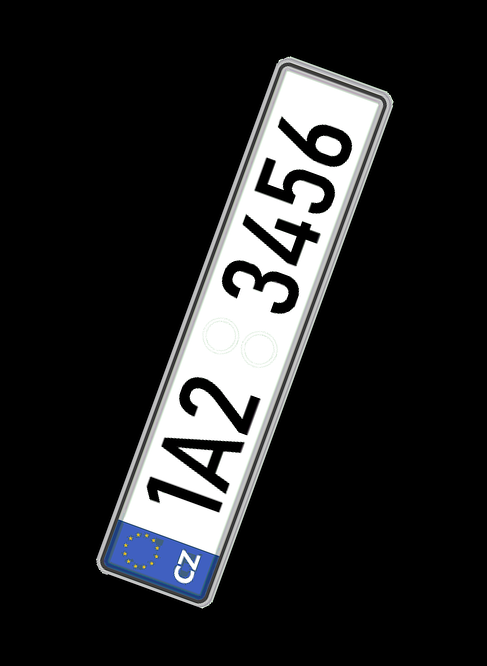
#> input picture Image Processing 2/cv8/data/pvi_cv08_spz.png, 487 x 666 px
$ python spz.py
#> lines starting #> are read from the running program, lines starting #| are printed output that depends on the picture; after the words box and inside, x2 and y2 are one past the last pixel; in counts of white or black regions, pixels touching at a corner belong together; long printed decimals are rounded
import os
import cv2 as cv
import matplotlib.pyplot as plt
import numpy as np
import easyocr

def process_spz(path):
    # Load image
#> called with path = 'data'
    im_bgr = cv.imread(os.path.join(path, "pvi_cv08_spz.png"))
#> im_bgr is the input picture: shape (666, 487, 3); mean B, G, R 39, 38, 37.4
    im_gr = cv.cvtColor(im_bgr, cv.COLOR_BGR2GRAY)
    im_rgb = cv.cvtColor(im_bgr, cv.COLOR_BGR2RGB)

    # Segmentation
    _, bw = cv.threshold(im_gr, 180, 255, cv.THRESH_BINARY_INV)
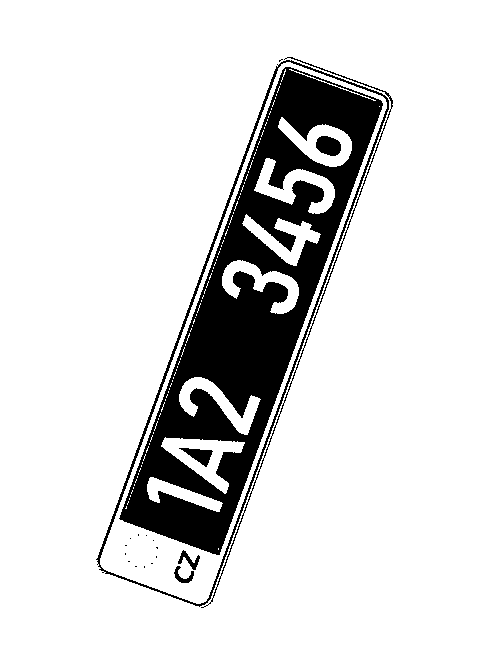
#> bw: shape (666, 487); 86.2% white; 20 black regions (13 under 20 px), largest, box (x1, y1, x2, y2) and area: (119, 67, 383, 555) 39767, (96, 60, 389, 607) 3131, (201, 57, 393, 608) 830
    # bw = cv.adaptiveThreshold(im_gr, 255, cv.ADAPTIVE_THRESH_GAUSSIAN_C, cv.THRESH_BINARY, 35, 15)

    # Morphology
    # Close to fill inner
    kernel = cv.getStructuringElement(cv.MORPH_RECT, (5,5))
    closed = cv.morphologyEx(bw, cv.MORPH_CLOSE, kernel)
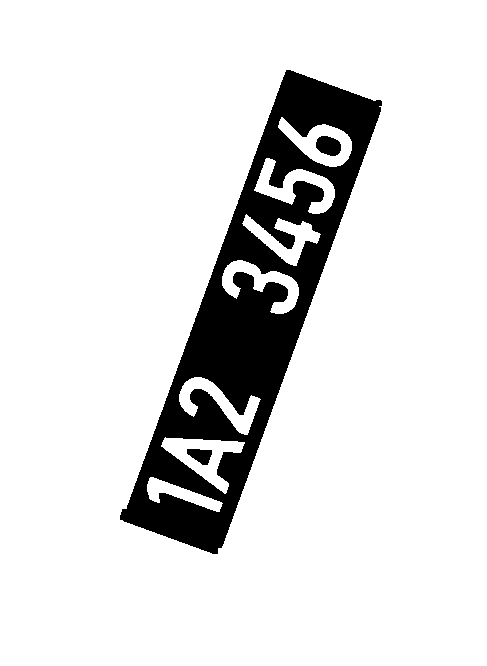
#> closed: shape (666, 487); 88% white; 3 black regions, box (x1, y1, x2, y2) and area: (120, 70, 382, 554) 38269, (316, 136, 341, 156) 385, (187, 449, 212, 465) 272

    # Open to remove letters
    kernel = cv.getStructuringElement(cv.MORPH_RECT, (17,17))
    morph = cv.morphologyEx(closed, cv.MORPH_OPEN, kernel)
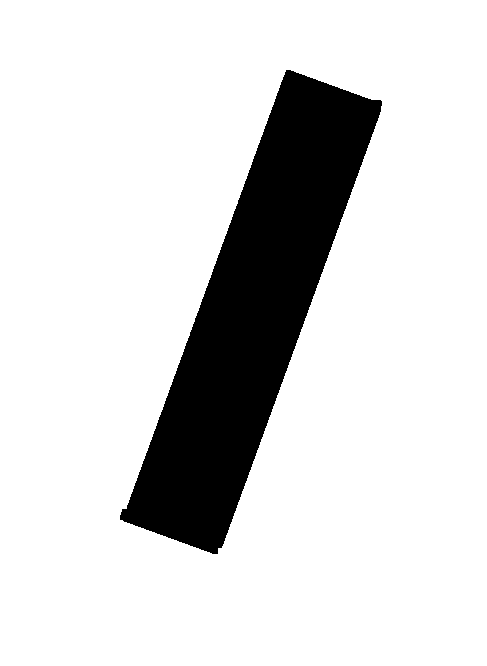
#> morph: shape (666, 487); 84.7% white; 1 black region, box (x1, y1, x2, y2) and area: (120, 70, 382, 554) 49669

    # Harris edge detect
    fl_morph = morph
    dst = cv.cornerHarris(fl_morph, blockSize=7, ksize=15, k=0.1)
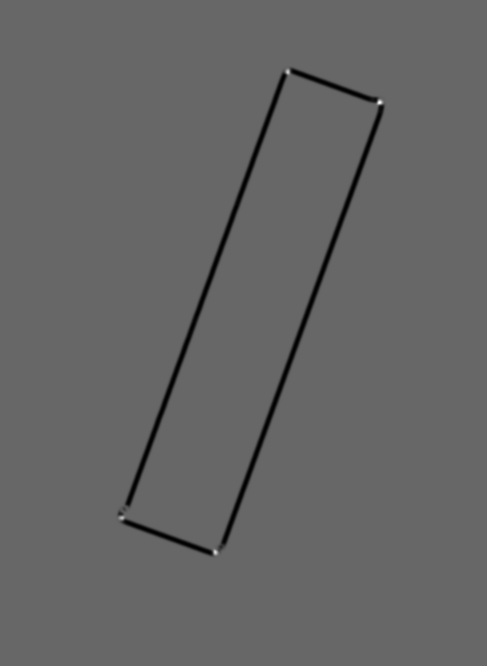
#> dst: shape (666, 487) float32; min -2.34e+11, max 3.45e+11, mean -4.07e+09; drawn with min black and max white
    dst = cv.dilate(dst, None)
    img_corners = im_rgb.copy()
    img_corners[dst>0.01*dst.max()] = [255, 0, 0]
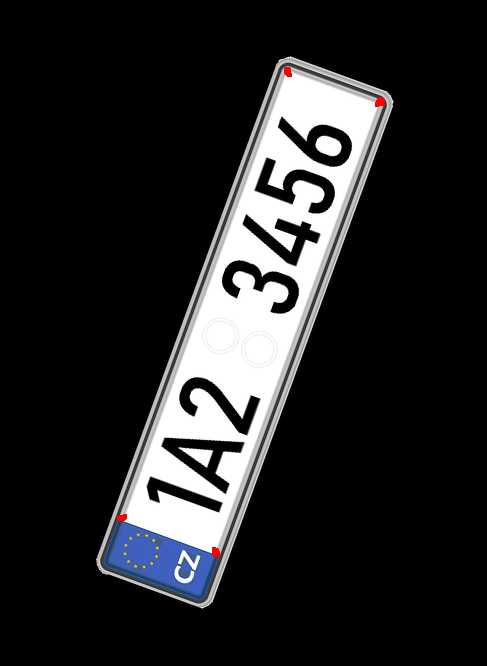
#> img_corners: shape (666, 487, 3); mean R, G, B 37.4, 37.8, 38.9

    display_process(im_rgb, bw, morph, img_corners)
#> in display_process, `plt.show()`:
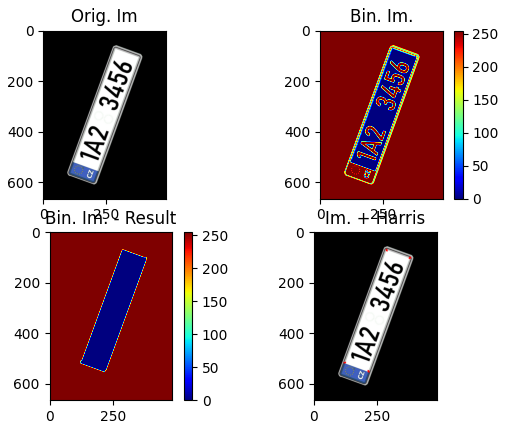
#> figure drawn by matplotlib, 6 panels

    # Create a rectangle to get angle
    corners = np.argwhere(dst > 0.01*dst.max())
#> corners = 274 pairs, first value 67 to 556, second value 117 to 384
    rect = cv.minAreaRect(corners[:, [1, 0]])
#> rect = ((250.7, 309.6), (488.8, 109.5), -69.95)
    center, (w, h), angle = rect
#> center = (250.7, 309.6); w = 488.8; h = 109.5; angle = -69.95

    # Normalize angle [-90, 90]
    if w < h:
        angle = 90+angle

    if angle > 90:
        angle -= 180
    elif angle < -90:
        angle += 180

    print(f"Angle: {angle}")
#| Angle: -69.946
    # Rotation
    (h_im, w_im) = im_rgb.shape[:2]
#> h_im = 666; w_im = 487
    M = cv.getRotationMatrix2D(center, angle, 1.0)
#> M = [[0.343, -0.939, 455.5], [0.939, 0.343, -32.03]]
    shift_x = 100
    M[0,2] += shift_x
    rotated = cv.warpAffine(im_rgb, M, (h_im, w_im))
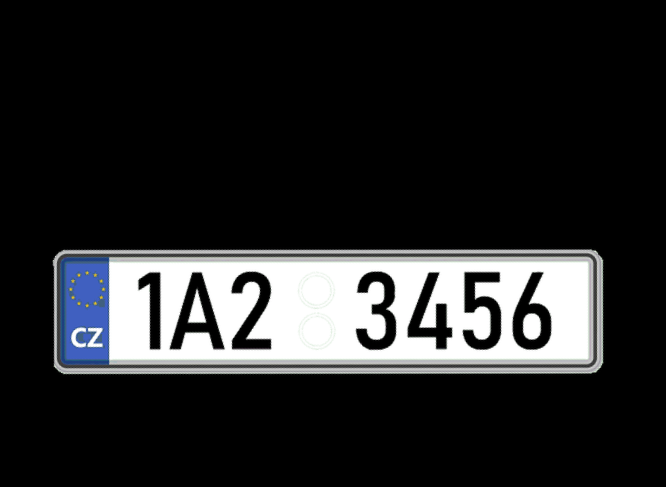
#> rotated: shape (487, 666, 3); mean R, G, B 37.4, 38, 39

    # Text recognition
    reader = easyocr.Reader(['en'])
    result = reader.readtext(rotated)

    # Write text
    full_text = ''
    for (bbox, text, prob) in result:
        full_text += text
        full_text += " "

    cv.putText(rotated, full_text, (int(0), int(50)), cv.FONT_HERSHEY_SIMPLEX, 2, (0,255,0), 2)
    plt.imshow(rotated)
    plt.show()

def display_process(im_rgb, thresholded, morph, img_corners):
    plt.figure("Processing steps")
    plt.subplot(2,2,1)
    plt.imshow(im_rgb)
    plt.title("Orig. Im")

    plt.subplot(2,2,2)
    plt.imshow(thresholded, cmap="jet")
    plt.title("Bin. Im.")
    plt.colorbar()

    plt.subplot(2,2,3)
    plt.imshow(morph, cmap="jet")
    plt.title("Bin. Im. - Result")
    plt.colorbar()

    plt.subplot(2,2,4)
    plt.imshow(img_corners)
    plt.title("Im. + Harris")

    plt.show()

if __name__ == "__main__":
    data_dir = os.path.join("data")
    process_spz(data_dir)
#> (the call stopped at in process_spz, `reader = easyocr.Reader(['en'])`: easyocr is not available in this run)
